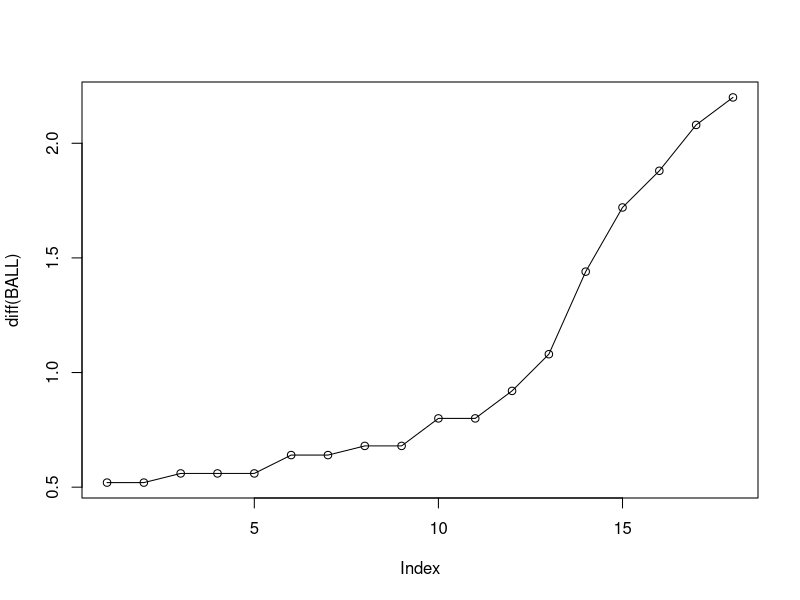
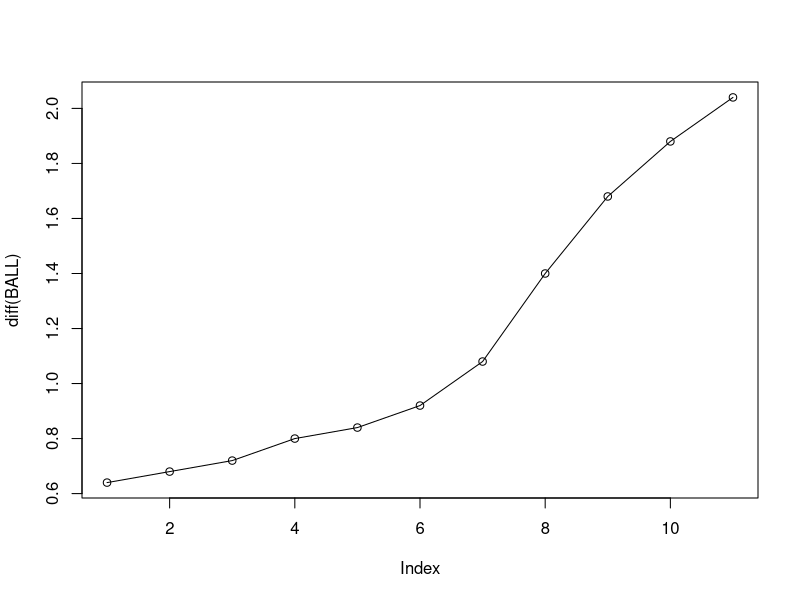
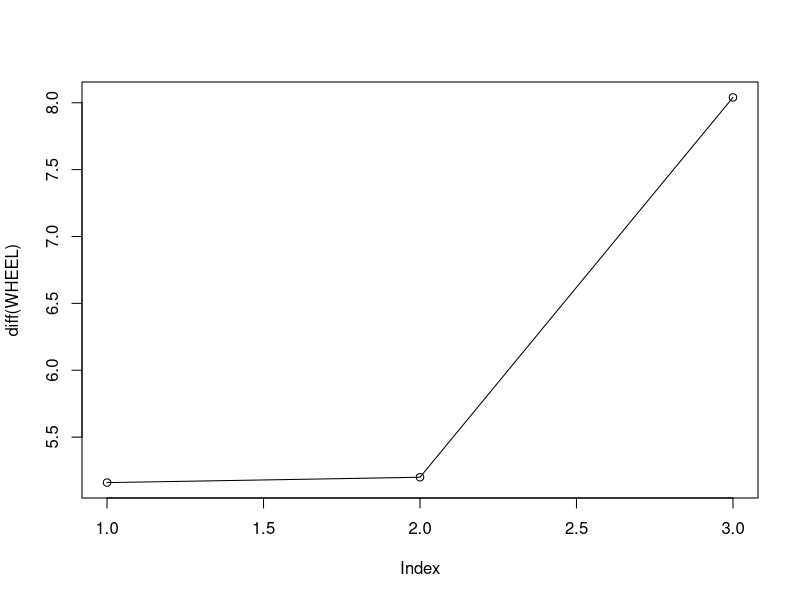
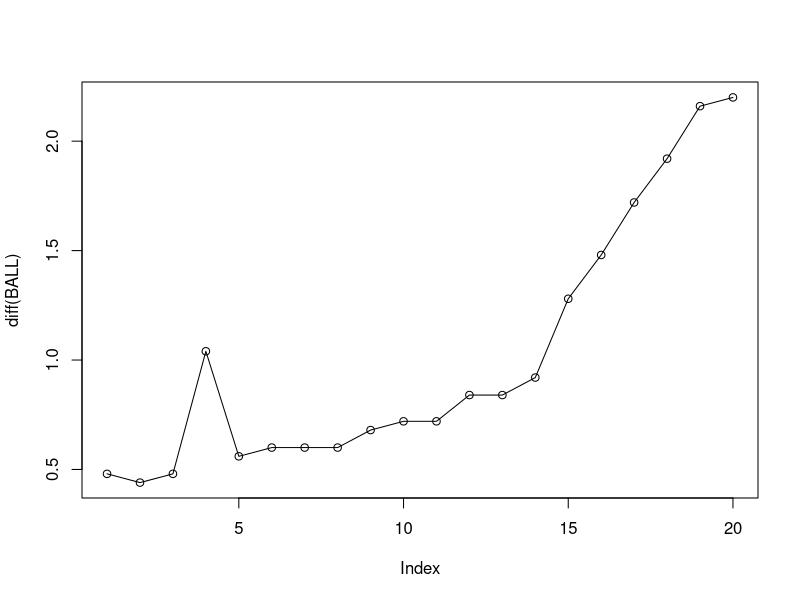
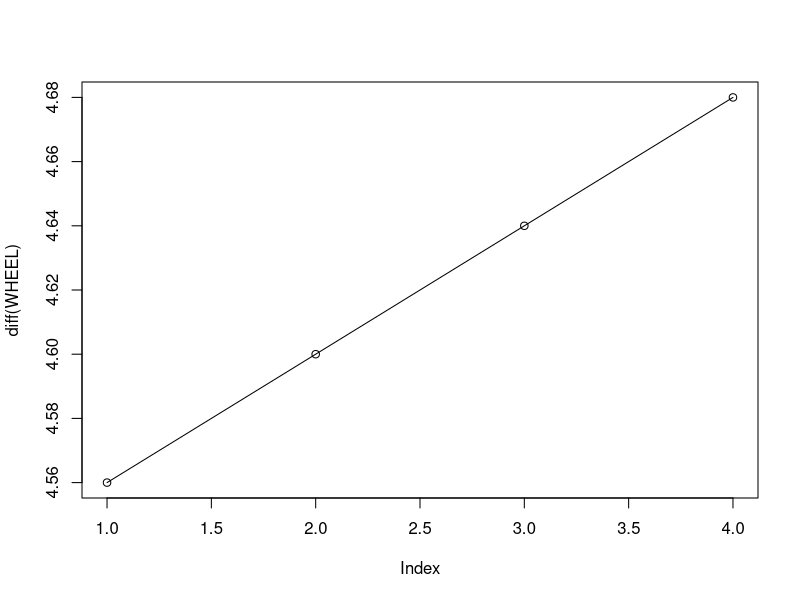
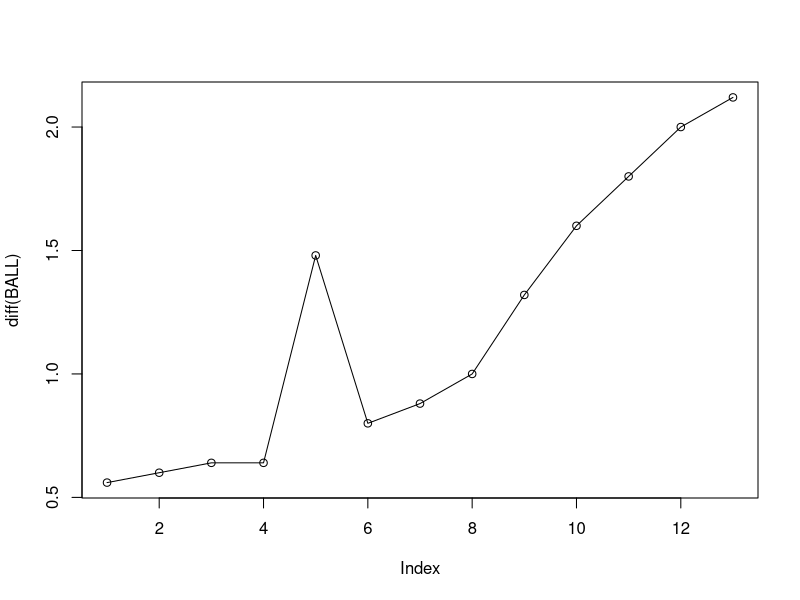
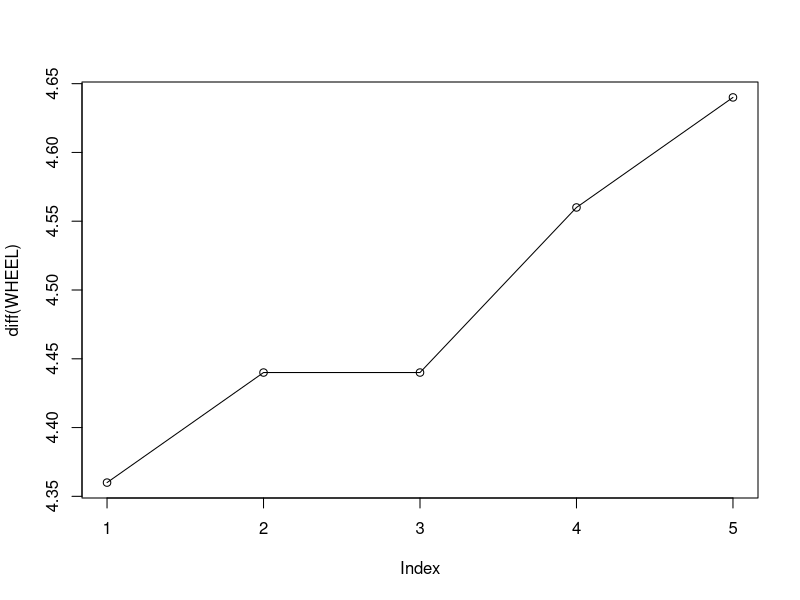
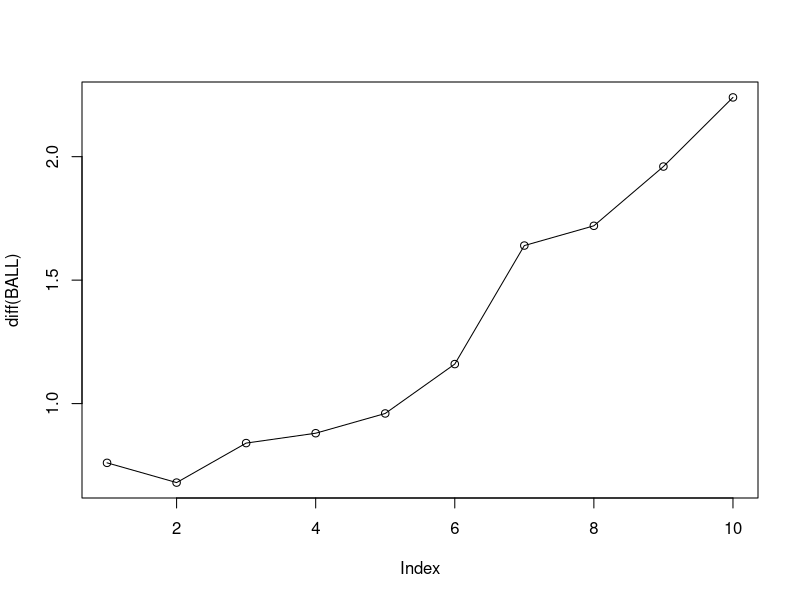

Write R code to recreate these figures, in order.

# experiment 1
BALL = c(0.68, 1.20, 1.72, 2.28, 2.84, 3.40, 4.04, 4.68, 5.36, 6.04, 6.84, 7.64, 8.56, 9.64, 11.08, 12.80, 14.68, 16.76, 18.96)
plot(diff(BALL), type='o')

real_BALL_1 = c(01.049, 01.700, 02.400, 03.133, 03.916, 04.733, 05.649, 06.349, 08.266, 09.816, 11.683, 13.733)
real_BALL_2 = c(01.200, 02.133, 03.200, 04.633, 06.349, 08.249, 10.366)
real_BALL_3 = c(00.966, 01.816, 02.833, 04.066, 05.666, 07.449, 09.416, 11.633)
real_BALL_4 = c(01.349, 01.883, 02.466, 03.049, 03.666, 04.333, 05.016, 05.733, 06.533, 07.366, 08.266, 09.400, 10.833, 12.533, 14.400, 16.466)
real_BALL_5 = c(01.200, 01.716, 02.233, 02.816, 03.416, 04.016, 04.649, 05.383, 06.066, 06.833, 07.649, 08.566, 09.683, 11.066, 12.700, 14.549, 16.583, 18.683) # ca tape le diamond. quasiment un tour complet.
real_BALL_6 = c(00.666, 01.166, 01.700, 02.233, 02.800, 03.383, 03.999, 04.666, 05.333, 06.033, 06.800, 07.633, 08.566, 09.649, 11.066, 12.766, 14.649, 16.733, 19.049)
real_BALL_7 = c(01.783, 02.383, 02.983, 03.583, 04.300, 04.983, 05.749, 06.566, 07.433, 08.416, 09.733, 11.283, 13.016, 14.983, 17.149, 19.200)
real_BALL_8 = c(01.616, 02.216, 02.833, 03.533, 04.216, 04.966, 05.766, 06.666, 07.649, 08.933, 10.500, 12.349, 14.266, 16.466)
real_BALL_9 = c(00.800, 01.200, 01.633, 02.100, 02.533, 03.016, 03.466, 03.999, 04.566, 05.133, 05.700, 06.300, 06.933, 07.600, 08.316, 09.033, 09.833, 10.733, 11.716, 12.949, 14.500, 16.300, 18.200, 20.416)
real_BALL_10 = c(01.333, 01.800, 02.249, 02.749, 03.249, 03.783, 04.349, 04.949, 05.549, 06.183, 06.833, 07.549, 08.249, 09.083, 09.983, 10.916, 12.133, 13.600, 15.333, 17.249, 19.416, 21.683)
real_BALL_11 = c(00.616, 01.166, 01.783, 02.416, 03.100, 03.800, 04.533, 05.349, 06.216, 07.233, 08.549, 10.149, 11.916, 13.933, 15.966)
real_BALL_12 = c(00.600, 01.316, 02.033, 02.849, 03.733, 04.716, 05.900, 07.483, 09.216, 11.200, 13.400)
real_BALL_13 = c(02.616, 03.249, 03.916, 04.600, 05.333, 06.116, 06.949, 07.916, 09.049, 10.483, 12.166, 14.100, 16.200)
real_BALL_14 = c(00.800, 01.349, 01.949, 02.566, 03.233, 03.883, 04.666, 05.433, 06.316, 07.266, 08.466, 09.983, 11.716, 13.616, 15.783, 18.083)
real_BALL_15 = c(01.183, 01.700, 02.249, 02.833, 03.416, 04.033, 04.666, 05.383, 06.083, 06.883, 07.716, 08.666, 09.816, 11.233, 12.900, 14.783, 16.900)
real_BALL_16 = c(01.316, 01.900, 02.483, 03.100, 03.733, 04.433, 05.116, 05.866, 06.649, 07.500, 08.449, 09.649, 11.100, 12.833, 14.766, 16.866)
real_BALL_17 = c(01.100, 01.766, 02.433, 03.116, 03.866, 04.666, 05.549, 06.583, 07.849, 09.483, 11.366, 13.400)
real_BALL_18 = c(00.683, 01.183, 01.683, 02.233, 02.800, 03.383, 03.983, 04.616, 05.300, 06.033, 06.800, 07.600, 08.449, 09.466, 10.766, 12.366, 14.166, 16.200, 18.383)
real_BALL_19 = c(00.833, 01.266, 01.700, 02.133, 02.633, 03.100, 03.600, 04.149, 04.683, 05.249, 05.849, 06.466, 07.116, 07.800, 08.483, 09.266, 10.049, 10.966, 11.983, 13.266, 14.866, 16.666, 18.666, 20.816)
real_BALL_20 = c(00.683, 01.066, 01.516, 01.983, 02.500, 02.999, 03.500, 04.066, 04.633, 05.233, 05.849, 06.483, 07.183, 07.883, 08.649, 09.449, 10.366, 11.366, 12.649, 14.233, 16.016, 17.983, 20.100)
real_BALL_21 = c(00.783, 01.333, 01.949, 02.583, 03.233, 03.900, 04.649, 05.449, 06.266, 07.200, 08.266, 09.716, 11.400, 13.233, 15.316, 18.16) # 18.16 is for compatibility. The ball is off the track but passes the landmark.
real_BALL_22 = c(01.633, 02.183, 02.800, 03.416, 04.066, 04.783, 05.549, 06.333, 07.233, 08.233, 09.466, 11.033, 12.833, 14.766, 16.966)
real_BALL_23 = c(01.666, 02.183, 02.716, 03.283, 03.933, 04.516, 05.183, 05.849, 06.583, 07.400, 08.233, 09.183, 10.266, 11.766, 13.433, 15.333, 17.449)
real_BALL_24 = c(00.649, 01.133, 01.616, 02.083, 02.616, 03.133, 03.666, 04.233, 04.849, 05.466, 06.133, 06.833, 07.583, 08.333, 09.216, 10.200, 11.383, 12.866, 14.600, 16.483, 18.633)
real_BALL_25 = c(00.816, 01.283, 01.833, 02.366, 02.900, 03.466, 04.066, 04.700, 05.383, 06.066, 06.833, 07.633, 08.483, 09.533, 10.783, 12.416, 14.183, 16.149, 18.266)
real_BALL_26 = c(00.833, 01.383, 01.916, 02.516, 03.116, 03.783, 04.433, 05.166, 05.866, 06.683, 07.566, 08.566, 09.800, 11.400, 13.133, 15.183, 17.316)
real_BALL_27 = c(01.066, 01.666, 02.283, 02.916, 03.516, 04.233, 05.016, 05.816, 06.783, 07.849, 09.333, 11.033, 12.933, 15.283)
# id, deterministic_number, number
# 1 29 15
# 2 2 24
# 3 22 23
# 4 13 20
# 5 15 10
# 6 32 33
# 7 31 19
# 8 16 5
# 9 15 33
# 10 14 12
# 11 27 26
# 12 23 33
# 13 9 36
# 14 24 11
# 15 34 35
# 16 20 8
# 17 14 30
# 18 32 24
# 19 8 33
# 20 11 14
# 21 6 20
# 22 15 31
# 23 0 25
# 24 14 31
# 25 29 5
# 26 22 26
# 27 0 34

# ==> 1.mp4.txt <==
BALL = c(1.08, 1.72, 2.4, 3.12, 3.92, 4.76, 5.68, 6.76, 8.16, 9.84, 11.72, 13.76)
WHEEL = c(3.28, 8.44, 13.64, 21.68)
plot(diff(BALL), type='o')
plot(diff(WHEEL), type='o')


# ==> 10.mp4.txt <==
BALL = c(1.36, 1.84, 2.28, 2.76, 3.8, 4.36, 4.96, 5.56, 6.16, 6.84, 7.56, 8.28, 9.12, 9.96, 10.88, 12.16, 13.64, 15.36, 17.28, 19.44, 21.64)
WHEEL = c(4.2, 8.76, 13.36, 18., 22.68)
plot(diff(BALL), type='o')
plot(diff(WHEEL), type='o')


# ==> 11.mp4.txt <==
BALL = c(0.64, 1.2, 1.8, 2.44, 3.08, 4.56, 5.36, 6.24, 7.24, 8.56, 10.16, 11.96, 13.96, 16.08)
WHEEL = c(0.12, 4.48, 8.92, 13.36, 17.92, 22.56)
plot(diff(BALL), type='o')
plot(diff(WHEEL), type='o')


# ==> 12.mp4.txt <==
BALL = c(0.6, 1.36, 2.04, 2.88, 3.76, 4.72, 5.88, 7.52, 9.24, 11.2, 13.44)
WHEEL = c(0.4, 5.2, 9.96, 14.84, 19.76, 24.8 )
plot(diff(BALL), type='o')
plot(diff(WHEEL), type='o')


# ==> 13.mp4.txt <==
BALL = c(2.64, 3.24, 3.96, 4.6, 5.36, 6.16, 6.96, 7.88, 9.04, 10.48, 12.2, 14.08, 16.24)
WHEEL = c(0.64, 5.16, 9.72, 14.28, 18.92, 23.6 )
plot(diff(BALL), type='o')
plot(diff(WHEEL), type='o')


# ==> 14.mp4.txt <==
BALL = c(0.76, 1.36, 1.96, 2.56, 3.92, 4.68, 5.44, 6.32, 7.28, 8.48, 10., 11.76, 13.64, 15.8, 18.04)
WHEEL = c(2.16, 6.88, 11.56, 16.4, 21.2 )
plot(diff(BALL), type='o')
plot(diff(WHEEL), type='o')


# ==> 15.mp4.txt <==
BALL = c(1.2, 1.72, 2.28, 2.84, 3.44, 4.04, 4.68, 5.4, 6.12, 6.92,  7.72, 8.68, 9.84, 11.28, 12.96, 14.84, 16.92)
WHEEL = c(2.16, 6.24, 10.4, 14.6, 18.8, 23.12)
plot(diff(BALL), type='o')
plot(diff(WHEEL), type='o')


# ==> 16.mp4.txt <==
BALL = c(1.36, 1.92, 2.48, 3.12, 3.76, 4.4, 5.12, 5.84, 6.68, 7.52,  8.48, 9.68, 11.2, 12.88, 14.84, 16.92)
WHEEL = c(1., 5.68, 10.36, 15.16, 20.04)
plot(diff(BALL), type='o')
plot(diff(WHEEL), type='o')


# ==> 17.mp4.txt <==
BALL = c(1.12, 1.8, 2.44, 3.12, 3.88, 4.68, 5.56, 6.6, 7.92, 9.56,  11.36, 13.04, 13.44)
WHEEL = c(3.36, 8.16, 13., 17.96, 22.92)
plot(diff(BALL), type='o')
plot(diff(WHEEL), type='o')


# ==> 18.mp4.txt <==
BALL = c(0.72, 1.2, 1.72, 2.24, 2.8, 3.4, 4., 4.64, 5.32, 6.08,  6.8, 7.64, 8.48, 9.48, 10.76, 12.4, 14.2, 16.24, 18.44)
WHEEL = c(2.72, 7.64, 12.56, 17.64, 22.68)
plot(diff(BALL), type='o')
plot(diff(WHEEL), type='o')


# ==> 19.mp4.txt <==
BALL = c(1.28, 1.72, 2.16, 3.12, 3.64, 4.12, 4.68, 5.28, 5.96, 6.48,  7.12, 7.84, 8.52, 9.28, 10.08, 10.96, 12., 13.28, 14.92, 16.72,  18.72, 20.88)
WHEEL = c(3.48, 8.36, 13.32, 18.32, 23.44)
plot(diff(BALL), type='o')
plot(diff(WHEEL), type='o')


# ==> 2.mp4.txt <==
BALL = c(0.56, 1.2, 2.12, 3.24, 3.88, 4.64, 5.76, 6.36, 7., 8.24,  8.84, 10.36, 10.84, 11.64, 13.76, 14.44)
WHEEL = c(0.08, 5.48, 11.08)
plot(diff(BALL), type='o')
plot(diff(WHEEL), type='o')


# ==> 20.mp4.txt <==
BALL = c(0.64, 1.08, 1.56, 2.48, 3.52, 4.08, 4.68, 5.28, 5.88, 6.52,  7.2, 7.92, 8.68, 9.48, 10.36, 11.36, 12.68, 14.28, 16.04, 18.04,  20.24)
WHEEL = c(3.16, 7.88, 12.72, 17.52, 22.52)
plot(diff(BALL), type='o')
plot(diff(WHEEL), type='o')


# ==> 21.mp4.txt <==
BALL = c(0.8, 1.36, 1.96, 2.56, 3.28, 3.92, 4.68, 5.48, 6.28, 7.24,  8.28, 9.68, 11.44, 13.28, 15.36, 18.08)
WHEEL = c(3.8, 8.28, 12.8, 17.4, 22.04)
plot(diff(BALL), type='o')
plot(diff(WHEEL), type='o')


# ==> 22.mp4.txt <==
BALL = c(2.84, 3.44, 4.08, 4.8, 5.56, 6.36, 7.28, 8.24, 9.48, 11.08,  12.84, 14.8, 17.04)
WHEEL = c(3.68, 7.96, 12.28, 16.64, 21.08)
plot(diff(BALL), type='o')
plot(diff(WHEEL), type='o')


# ==> 23.mp4.txt <==
BALL = c(1.68, 2.2, 2.76, 3.32, 3.92, 4.52, 5.2, 5.88, 6.6, 7.44,  8.28, 9.2, 10.32, 11.76, 13.48, 15.36, 17.48)
WHEEL = c(4.32, 8.88, 13.4, 18.08, 22.8 )
plot(diff(BALL), type='o')
plot(diff(WHEEL), type='o')


# ==> 24.mp4.txt <==
BALL = c(0.68, 1.12, 1.64, 2.64, 3.68, 4.28, 4.88, 5.48, 6.12, 6.88,  7.56, 8.36, 9.24, 10.24, 11.36, 12.88, 14.6, 16.52, 18.68)
WHEEL = c(0.84, 4.96, 9.08, 13.32, 17.52, 21.88)
plot(diff(BALL), type='o')
plot(diff(WHEEL), type='o')


# ==> 25.mp4.txt <==
BALL = c(0.84, 1.32, 2.4, 2.92, 3.48, 4.08, 4.72, 5.4, 6.08, 6.84,  7.64, 8.52, 9.52, 10.8, 12.44, 14.16, 16.16, 18.32)
WHEEL = c(3.48, 8.2, 13., 17.84, 22.8 )
plot(diff(BALL), type='o')
plot(diff(WHEEL), type='o')


# ==> 26.mp4.txt <==
BALL = c(0.84, 1.4, 1.96, 2.52, 3.12, 3.76, 4.48, 5.2, 5.88, 6.68,  7.56, 8.56, 9.84, 11.44, 13.24, 15.16, 17.36)
WHEEL = c(3.64, 8.68, 13.76, 19.08, 24.4 )
plot(diff(BALL), type='o')
plot(diff(WHEEL), type='o')


# ==> 27.mp4.txt <==
BALL = c(1.08, 1.68, 2.28, 2.92, 4.24, 5.04, 5.6, 5.84, 6.76, 7.48,  7.88, 9.36, 9.84, 10.48, 11.08, 13.04, 15.32)
WHEEL = c(0.6, 5.24, 10.04, 15.16, 20.12)
plot(diff(BALL), type='o')
plot(diff(WHEEL), type='o')


# ==> 3.mp4.txt <==
BALL = c(0.96, 1.84, 2.84, 4.08, 5.68, 7.48, 9.44, 11.64)
WHEEL = c(4.4, 9.44, 14.64)
plot(diff(BALL), type='o')
plot(diff(WHEEL), type='o')


# ==> 4.mp4.txt <==
BALL = c(0.88, 1.36, 1.88, 2.48, 3.08, 3.68, 4.36, 5.04, 5.76, 6.56,  7.36, 8.28, 9.4, 10.84, 12.16, 12.52, 14.44, 15.04, 16.48, 16.88,  17.16, 18., 19.12, 19.84)
WHEEL = c(2.72, 7.48, 12.12, 17.32)
plot(diff(BALL), type='o')
plot(diff(WHEEL), type='o')


# ==> 5.mp4.txt <==
BALL = c(0.16, 1.2, 2.24, 2.8, 4.04, 4.68, 5.32, 6.08, 6.8, 7.64,  8.04, 8.6, 9.68, 11.08, 12.68, 13.8, 14.52, 16.16, 16.6, 18.88, 21.)
WHEEL = c(4.52, 9.16, 13.96, 18.76)
plot(diff(BALL), type='o')
plot(diff(WHEEL), type='o')


# ==> 6.mp4.txt <==
BALL = c(0.48, 0.68, 1.2, 1.72, 2.28, 2.84, 3.4, 4.04, 4.68, 5.36,  6.04, 6.84, 7.64, 7.96, 8.56, 9.68, 10.24, 11.08, 12., 12.8,  14.68, 16.76, 19.12, 19.76, 21.48)
WHEEL = c(2.96, 7.56, 12.2, 16.88, 21.68)
plot(diff(BALL), type='o')
plot(diff(WHEEL), type='o')


# ==> 7.mp4.txt <==
BALL = c(1.8, 2.4, 3., 3.6, 4.28, 5., 5.76, 6.56, 7.44, 8.44, 9.,  9.72, 11.28, 12., 13.04, 13.84, 14.44, 15., 16.88, 17.2, 17.6,  18.76, 19.24, 20.76)
WHEEL = c(4.4, 9.2, 14., 18.96)
plot(diff(BALL), type='o')
plot(diff(WHEEL), type='o')


# ==> 8.mp4.txt <==
BALL = c(1.64, 2.24, 2.84, 4.2, 5.76, 6.64, 7.68, 8.96, 10.52, 12.36, 14.28, 16.52)
WHEEL = c(1.72, 6.08, 10.52, 15.08, 19.64, 24.24)
plot(diff(BALL), type='o')
plot(diff(WHEEL), type='o')


# ==> 9.mp4.txt <==
BALL = c(1.24, 2.56, 3.48, 4.6, 5.16, 5.68, 6.28, 7.6, 9.04, 9.84,  10.76, 11.68, 13., 14.52, 16.28, 18.2, 20.4 )
WHEEL = c(2.8, 7., 11.36, 15.72, 20.12, 24.64)
plot(diff(BALL), type='o')
plot(diff(WHEEL), type='o')



plot(c( 1.8,  2.4,  3.,   3.6,  4.28, 5.,   5.76, 6.6,  7.48, 8.44, 9.72, 11.28, 13.04, 15.,  17.2, 19.24))
